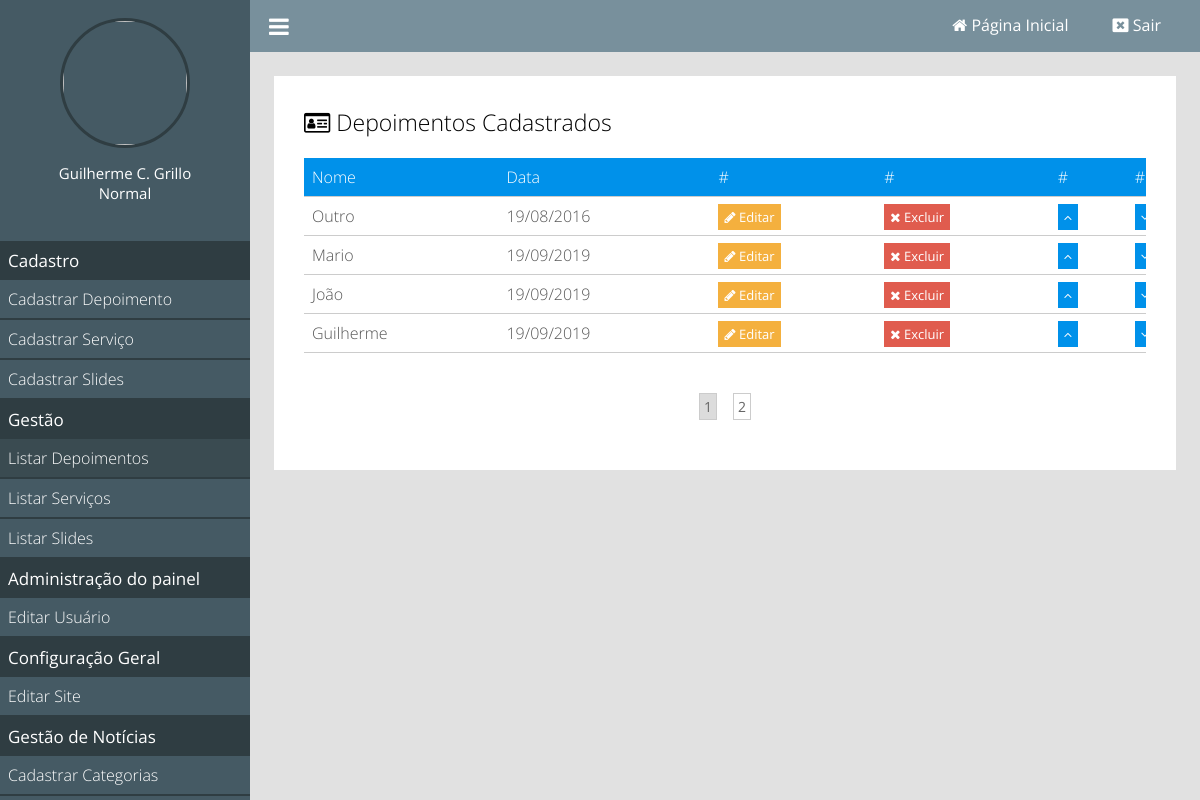
Screenshot of /painel/listar-depoimentos (signed in) with the database file from the repository.
### classes/MySql.php (called while the page is built)
<?php
	class MySql{
		private static $pdo;
		public static function conectar(){
			if(self::$pdo == null){
				try{
				self::$pdo = new PDO('mysql:host='.HOST.';dbname='.DATABASE,USER,PASSWORD,array(PDO::MYSQL_ATTR_INIT_COMMAND => "SET NAMES utf8"));
				self::$pdo->setAttribute(PDO::ATTR_ERRMODE,PDO::ERRMODE_EXCEPTION);
				}catch(Exception $e){
					echo '<h2>Erro ao conectar</h2>';
				}
			}
			return self::$pdo;
		}
	}
?>

### painel/pages/listar-depoimentos.php (the view, shortened to what this page needs)
<?php
	$paginaAtual = isset($_GET['pagina']) ? (int)$_GET['pagina'] : 1;
	$porPagina = 4;
	$depoimentos = Painel::selectAll('tb_site.depoimentos',($paginaAtual - 1) * $porPagina,$porPagina);
?>
<div class="box-content">
	<h2><i class="fa fa-id-card-o" aria-hidden="true"></i> Depoimentos Cadastrados</h2>
	<div class="wraper-table">
	<table>
		<tr>
			<td>Nome</td>
			<td>Data</td>
			<td>#</td>
			<td>#</td>
			<td>#</td>
			<td>#</td>
		</tr>
		<?php
			foreach ($depoimentos as $key => $value) {
		?>
		<tr>
			<td><?php echo $value['nome']; ?></td>
			<td><?php echo $value['data']; ?></td>
			<td><a class="btn edit" href="<?php echo INCLUDE_PATH_PAINEL ?>editar-depoimento?id=<?php echo $value['id']; ?>"><i class="fa fa-pencil"></i> Editar</a></td>
			<td><a actionBtn="delete" class="btn delete" href="<?php echo INCLUDE_PATH_PAINEL ?>listar-depoimentos?excluir=<?php echo $value['id']; ?>"><i class="fa fa-times"></i> Excluir</a></td>
			<td><a class="btn order" href="<?php echo INCLUDE_PATH_PAINEL ?>listar-depoimentos?order=up&id=<?php echo $value['id'] ?>"><i class="fa fa-angle-up"></i></a></td>
			<td><a class="btn order" href="<?php echo INCLUDE_PATH_PAINEL ?>listar-depoimentos?order=down&id=<?php echo $value['id'] ?>"><i class="fa fa-angle-down"></i></a></td>
		</tr>
		<?php } ?>
	</table>
	</div>
	<div class="paginacao">
		<?php
			$totalPaginas = ceil(count(Painel::selectAll('tb_site.depoimentos')) / $porPagina);
			for($i = 1; $i <= $totalPaginas; $i++){
				if($i == $paginaAtual)
					echo '<a class="page-selected" href="'.INCLUDE_PATH_PAINEL.'listar-depoimentos?pagina='.$i.'">'.$i.'</a>';
				else
					echo '<a href="'.INCLUDE_PATH_PAINEL.'listar-depoimentos?pagina='.$i.'">'.$i.'</a>';
			}
		?>
	</div>
</div>

### painel/css/style.css (style rules this page uses)
* { margin: 0; padding: 0; box-sizing: border-box; font-family: "Open Sans"; }
html,body { height: 100%; background: rgb(225,225,225); }
body { overflow-x: hidden; }
.box-content { background: white; padding: 30px; margin-bottom: 25px; }
.box-content h2 { font-weight: 300; font-size: 23px; }
.wraper-table { overflow-x: auto; }
table { font-weight: 300; min-width: 900px; margin:20px 0; width: 100%; border-collapse: collapse; }
table tr:nth-of-type(1) { background: #0091ea; color: white; }
table tr { border-bottom: 1px solid #ccc; }
table tr { color: #555; }
table td { padding: 8px; }
table a.btn { font-weight: normal; font-size: 13px; color: white; text-decoration: none; padding: 4px 6px; }
a.btn.edit { background: #F4B03E; }
a.btn.delete { background: #E05C4E; }
a.btn.order { background: #0091ea; }
.paginacao { margin:20px 0; text-align: center; }
.paginacao a { font-size: 14px; margin:0 8px; display: inline-block; padding: 3px 4px; border: 1px solid #ccc; text-decoration: none; color: #666; }
.paginacao a.page-selected { background: rgb(220,220,220); }

### rows the page displays
tb_site.depoimentos: nome "Outro", data "19/08/2016"
tb_site.depoimentos: nome "Mario", data "19/09/2019"
tb_site.depoimentos: nome "João", data "19/09/2019"
tb_site.depoimentos: nome "Guilherme", data "19/09/2019"

### other values shown
$_SESSION['nome'] "Guilherme C. Grillo"
pegaCargo($_SESSION['cargo']) "Normal"
